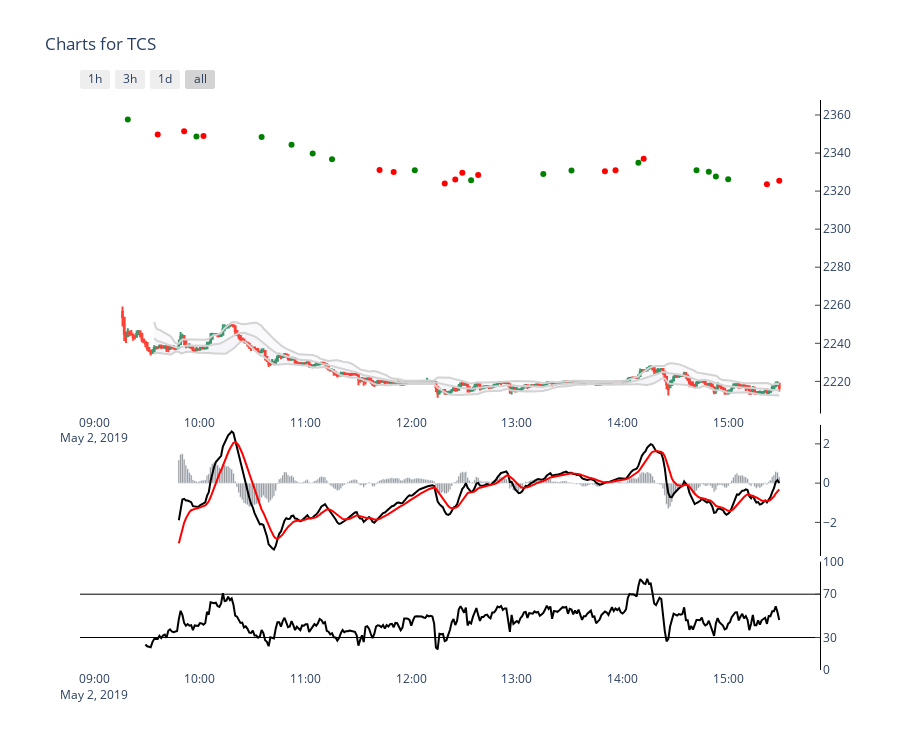

The notebook cell this image was saved under:
### Code cell
from lib.charting_lib import *

def freedom_chart(symbol):
    ohlc_df = pd.read_json(redis_conn.get(symbol), orient='columns')
    ohlc_df.index.rename('date', inplace=True)
    
    trade_df = pd.read_json(redis_conn.get(symbol+cache_postfix+'Trade'), orient='columns')
    return render_charts(ohlc_df, trade_df, symbol)

fig = freedom_chart('TCS')
fig

### Figure 1 — Plotly figure (JSON) as saved in the notebook; plotly's stock layout.template omitted (floating-point values rounded to 4 significant figures; data arrays with more than 128 entries replaced by an {"elided": "..."} marker saying what was removed)
{"data": [{"close": {"elided": "375 float values"}, "high": {"elided": "375 float values"}, "low": {"elided": "375 float values"}, "name": "Candlestick", "open": {"elided": "375 float values"}, "showlegend": false, "type": "candlestick", "x": {"elided": "375 str values"}, "xaxis": "x", "yaxis": "y"}, {"fill": "none", "fillcolor": "rgba(0,40,100,0.02)", "line": {"color": "lightgrey"}, "name": "Top", "showlegend": false, "type": "scatter", "x": {"elided": "375 str values"}, "xaxis": "x", "y": {"elided": "375 float values"}, "yaxis": "y"}, {"fill": "tonexty", "fillcolor": "rgba(0,40,100,0.02)", "line": {"color": "lightgrey"}, "name": "Bottom", "showlegend": false, "type": "scatter", "x": {"elided": "375 str values"}, "xaxis": "x", "y": {"elided": "375 float values"}, "yaxis": "y"}, {"fill": "tonexty", "fillcolor": "rgba(0,40,100,0.02)", "line": {"color": "lightgrey"}, "name": "Middle", "showlegend": false, "type": "scatter", "x": {"elided": "375 str values"}, "xaxis": "x", "y": {"elided": "375 float values"}, "yaxis": "y"}, {"fill": "none", "fillcolor": "rgba(0,40,100,0.02)", "line": {"color": "black"}, "name": "MACD", "showlegend": false, "type": "scatter", "x": {"elided": "375 str values"}, "xaxis": "x2", "y": {"elided": "375 float values"}, "yaxis": "y2"}, {"fill": "none", "fillcolor": "rgba(0,40,100,0.02)", "line": {"color": "red"}, "name": "MACD Signal", "showlegend": false, "type": "scatter", "x": {"elided": "375 str values"}, "xaxis": "x2", "y": {"elided": "375 float values"}, "yaxis": "y2"}, {"marker": {"color": "grey"}, "name": "MACD Histogram", "showlegend": false, "type": "bar", "x": {"elided": "375 str values"}, "xaxis": "x2", "y": {"elided": "375 float values"}, "yaxis": "y2"}, {"fill": "none", "fillcolor": "rgba(0,40,100,0.02)", "line": {"color": "black"}, "name": "RSI", "showlegend": false, "type": "scatter", "x": {"elided": "375 str values"}, "xaxis": "x3", "y": {"elided": "375 float values"}, "yaxis": "y3"}, {"hovertext": {"elided": "375 float values"}, "marker": {"color": "green"}, "mode": "markers", "showlegend": false, "type": "scatter", "x": {"elided": "375 str values"}, "xaxis": "x", "y": {"elided": "375 float values"}, "yaxis": "y"}, {"hovertext": {"elided": "375 float values"}, "marker": {"color": "red"}, "mode": "markers", "showlegend": false, "type": "scatter", "x": {"elided": "375 str values"}, "xaxis": "x", "y": {"elided": "375 float values"}, "yaxis": "y"}], "layout": {"height": 750, "plot_bgcolor": "rgba(0,0,0,0)", "title": {"text": "Charts for TCS"}, "xaxis": {"rangeselector": {"buttons": [{"count": 1, "label": "1h", "step": "hour", "stepmode": "backward"}, {"count": 3, "label": "3h", "step": "hour", "stepmode": "backward"}, {"count": 6, "label": "1d", "step": "hour", "stepmode": "backward"}, {"step": "all"}]}, "rangeslider": {"visible": false}, "side": "bottom"}, "xaxis2": {"anchor": "y2", "domain": [0, 1], "matches": "x", "showticklabels": false}, "xaxis3": {"anchor": "y3", "domain": [0, 1], "matches": "x", "showticklabels": true}, "yaxis": {"anchor": "x", "domain": [0.45, 1], "linecolor": "black", "side": "right", "ticks": "inside"}, "yaxis2": {"anchor": "x2", "domain": [0.2, 0.43], "linecolor": "black", "side": "right", "ticks": "inside"}, "yaxis3": {"anchor": "x3", "domain": [0, 0.19], "gridcolor": "black", "linecolor": "black", "range": [0, 100], "showgrid": true, "side": "right", "ticks": "inside", "tickvals": [0, 30, 70, 100]}}}
